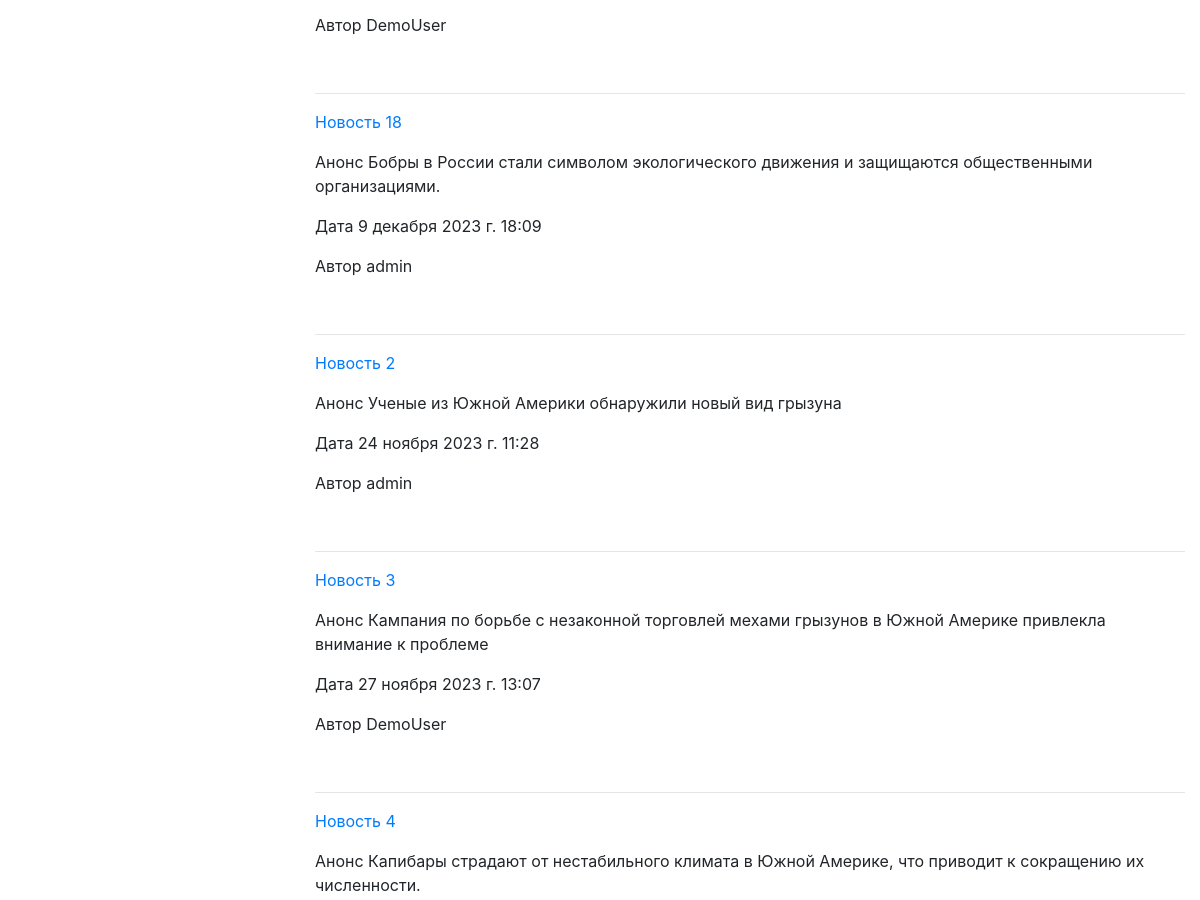
Before: /news/ (middle part) with the older database file.
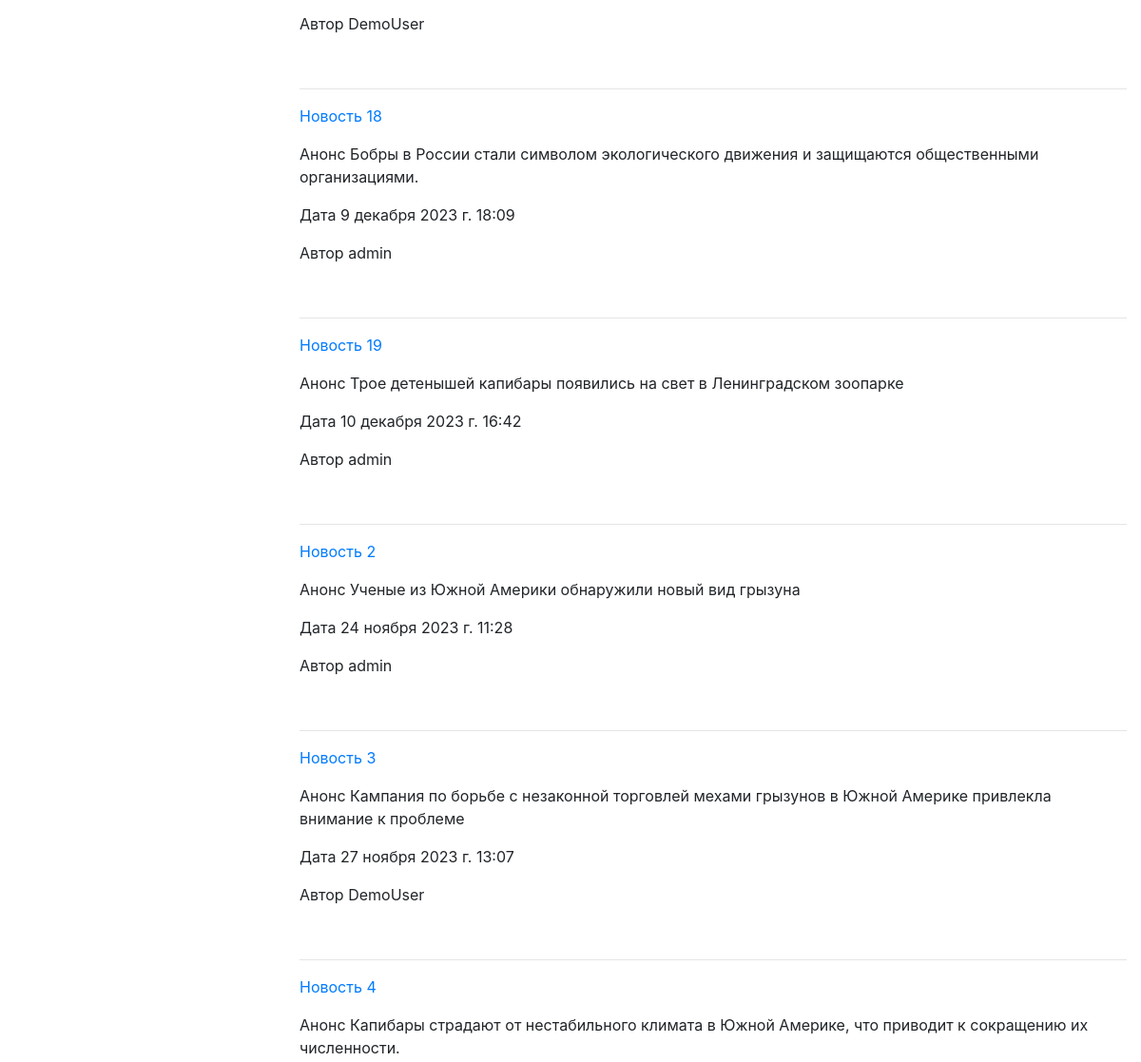
After: the same page with the newer database file.
### news/models.py (models this page shows, shortened)
class Article(models.Model):
    categories = (('E', 'Economics'),
                  ('S', 'Science'),
                  ('IT', 'IT'))
    author = models.ForeignKey(User, on_delete=models.SET_NULL, null=True)
    title = models.CharField('Название', max_length=50, default='')
    anouncement = models.TextField('Аннотация', max_length=250)
    text = models.TextField('Текст новости')
    date = models.DateTimeField('Дата публикации', auto_created=True,default=datetime.datetime.now())
    category = models.CharField(choices=categories, max_length=20, verbose_name='Категории')
    tags=models.ManyToManyField(to=Tag, blank=True)
    def get_absolute_url(self):
        return f'/news/{self.id}'
    class Meta:
        ordering=['title','date']
        verbose_name = 'Новость'
        verbose_name_plural = 'Новости'

### news/views.py (the view)
# urls.py: path('', views.news_list, name='news_list'),
def news_list(request):
    categories = Article.categories  # создали перечень категорий
    author_list = User.objects.all()  # создали перечень авторов
    if request.method == "POST":
        selected_author = int(request.POST.get('author_filter'))
        selected_category = int(request.POST.get('category_filter'))
        if selected_author == 0:  # выбраны все авторы
            news = Article.objects.all()
        else:
            news = Article.objects.filter(author=selected_author)
        if selected_category != 0:  # фильтруем найденные по авторам результаты по категориям
            news = news.filter(category__icontains=categories[selected_category - 1][0])
    else:  # если страница открывется впервые
        selected_author = 0
        selected_category = 0
        news = Article.objects.all()
    context = {'news': news, 'author_list': author_list, 'selected_author': selected_author,
               'categories': categories, 'selected_category': selected_category}
    return render(request, 'news/news_list.html', context)

### news/templates/news/news_list.html (shortened to what this page needs)
{% extends 'main/SideBar.html' %}
{% load static %}
{% block content %}
<br>
<br>
{% for n in news %}
<div>
    <p><a href="{{n.get_absolute_url}}">{{ n.title }} </a></p>
    <p> Анонс {{ n.anouncement }}</p>
    <p> Дата {{ n.date }}</p>
    <p> Автор {{ n.author.username }}</p>
    <br>
    <hr>
</div>
{% endfor %}
{% endblock content %}

### main/templates/main/SideBar.html (shortened to what this page needs)
<!DOCTYPE html>
{% load static %}
<html lang="ru">
<head>
    <link rel="stylesheet" href="https://cdn.jsdelivr.net/npm/bootstrap@4.4.1/dist/css/bootstrap.min.css"
>
    <link rel="stylesheet" href="{% static 'main/css/style.css' %}">
</head>
<body>
<div class="container-fluid">
    <div class="row">
        <div class="col-lg-9 col-md-8 col-sm-8" id="Content">
            {% block content %}
            {% endblock content %}
        </div>
    </div>
</div>
</body>
</html>

### main/static/main/css/style.css (style rules this page uses)
body { height: 100vh; }

Changed rows visible on the page:
added Article: title "Новость 19", anouncement "Трое детенышей капибары появились на свет в Ленинградском зоопарке", date "10 декабря 2023 г. 16:42", author.username "admin"
